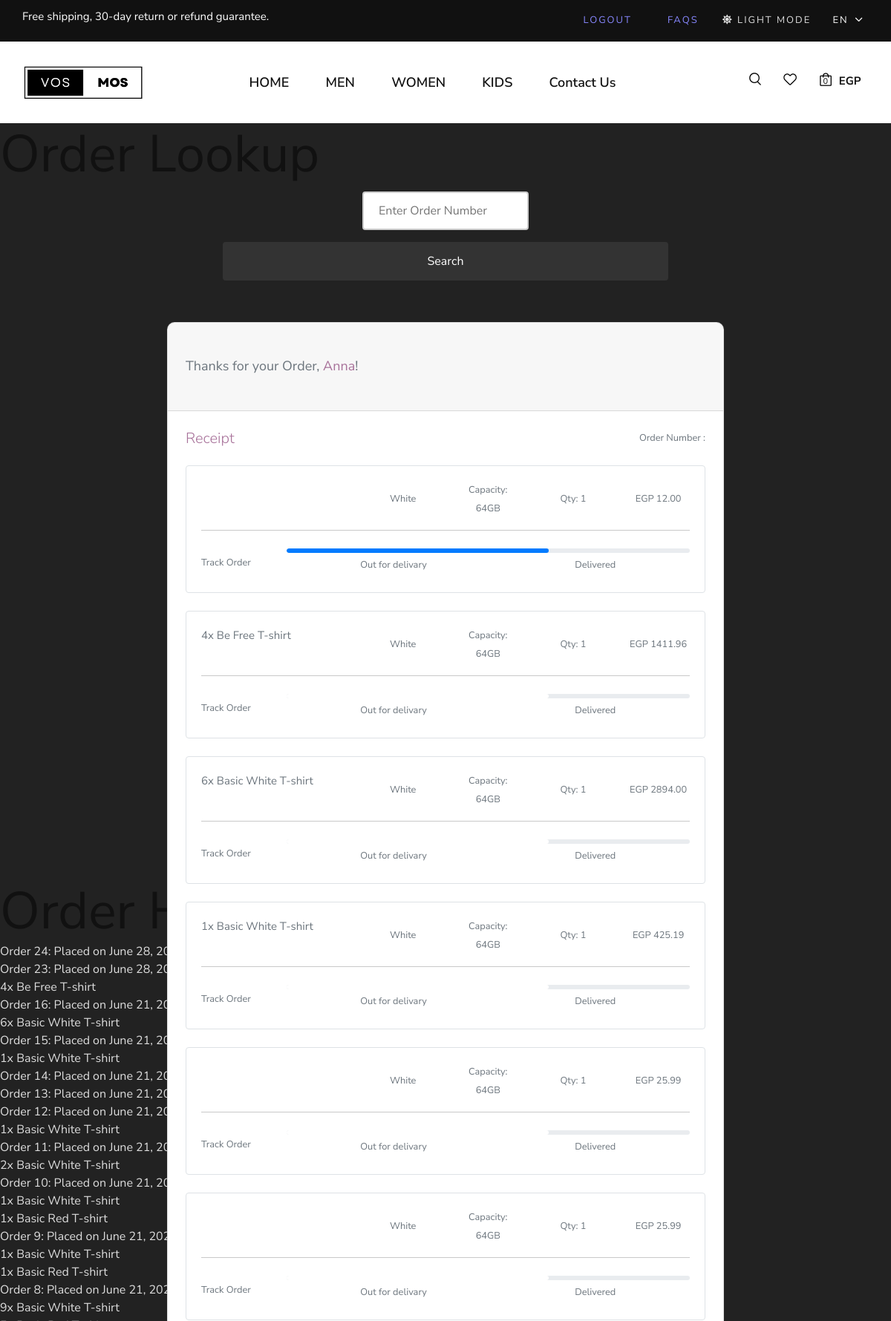
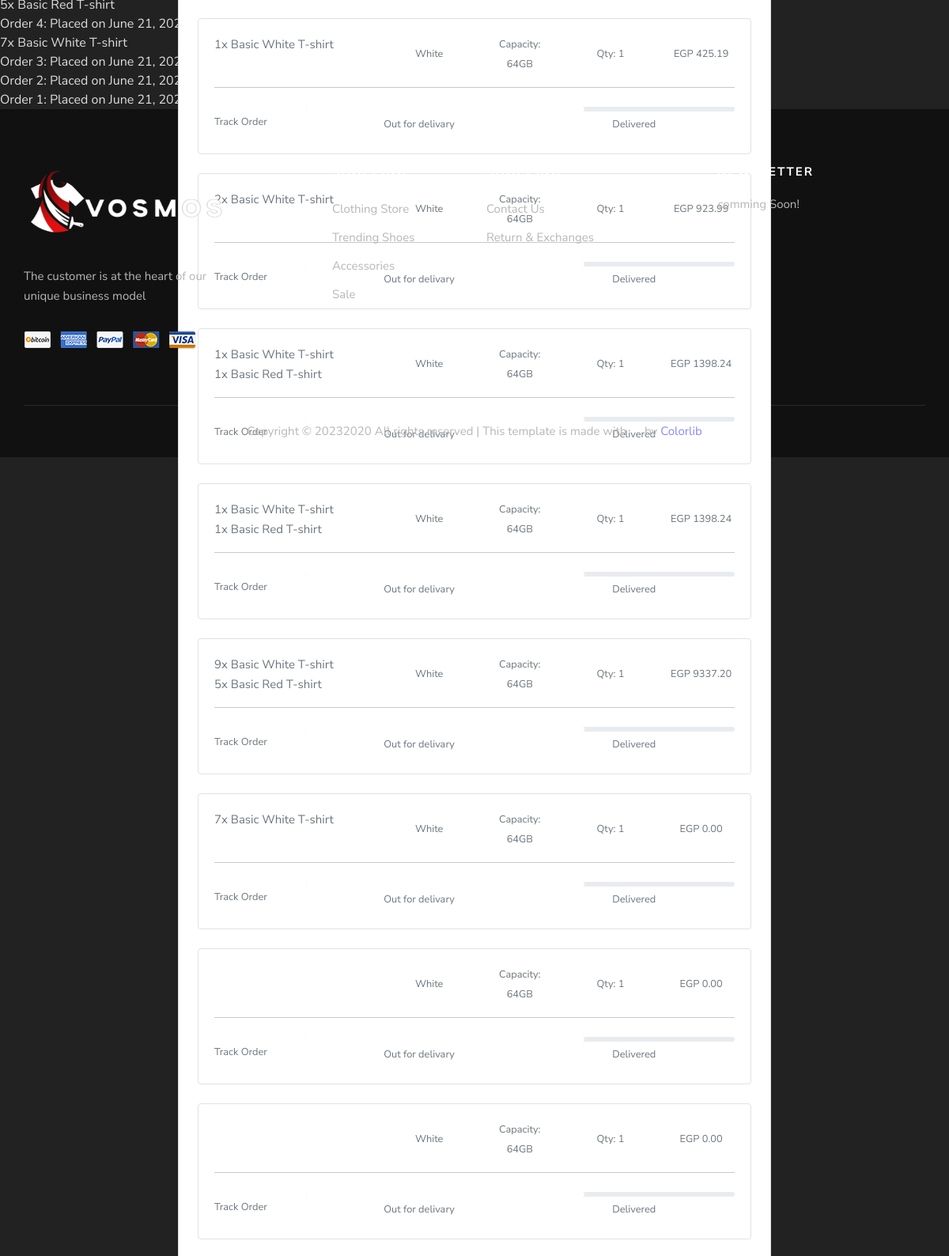
The page /orders (signed in, upper part) on the database its author committed (2 pictures, top to bottom).
### frontend/models.py (models this page shows, shortened)
class Order(models.Model):
    STATUS_CHOICES = [
        ('P', 'Placed'),
        ('S', 'Shipped'),
        ('D', 'Delivered'),
    ]
    PAYMENT_METHOD_CHOICES = (
        ('CC', 'Credit Card'),
        ('VS', 'Visa'),
        ('MC', 'Master Card'),
        ('COD', 'Cash On Delivery'),
        ('VF', 'Vodafone'),
        ('OG', 'Orange'),
        ('WE', 'Wepay'),
        ('PP', 'Paypal'),
        ('BT', 'Bank Transfer'),
    )
    user = models.ForeignKey(MyUser, on_delete=models.SET_NULL, blank=True, null=True)
    first_name = models.CharField(max_length=100)
    last_name = models.CharField(max_length=100)
    email = models.EmailField()
    address = models.CharField(max_length=250)
    city = models.CharField(max_length=100)
    created = models.DateTimeField(auto_now_add=True)
    updated = models.DateTimeField(auto_now=True)
    paid = models.BooleanField(default=False)
    final_price = models.DecimalField(max_digits=10, decimal_places=2)
    phone = models.CharField(max_length=100)
    coupon = models.ForeignKey(PromoCode, on_delete=models.SET_NULL, blank=True, null=True)
    order_number = models.CharField(max_length=32, null=False, editable=False)
    payment_method = models.CharField(max_length=20, choices=PAYMENT_METHOD_CHOICES, default='Credit Card')
    shipping_cost = models.DecimalField(max_digits=10, decimal_places=2, default=25.99)
    status = models.CharField(max_length=2, choices=STATUS_CHOICES, default='P')
    class Meta:
        ordering = ('-created',)

class OrderItem(models.Model):
    order = models.ForeignKey(Order, related_name='items', on_delete=models.CASCADE)
    product = models.ForeignKey(Product, related_name='order_items', on_delete=models.CASCADE)
    price = models.DecimalField(max_digits=10, decimal_places=2)
    quantity = models.PositiveIntegerField(default=1)
    customized = models.BooleanField(default=False)
    size = models.CharField(max_length=10, blank=True, null=True)
    color = models.CharField(max_length=10, blank=True, null=True)

class Product(models.Model):
    CATEGORY_CHOICES = (
        ('M', 'Men'),
        ('W', 'Women'),
        ('K', 'Kids'),
        ('A', 'Accessories'),
    )
    SUB_CATEGORY_CHOICES = (
    ('S', 'Shirt'),
    ('SW', 'Sport wear'),
    ('OW', 'Outwear')
    )
    LABEL_CHOICES = (
        ('NEW', 'primary'),
        ('BEST Seller', 'secondary'),
        ('N', '')
    )
    product_id = models.AutoField
    id = models.AutoField(primary_key=True, auto_created=True)
    product_name = models.CharField(max_length=50)
    category = models.CharField(choices=CATEGORY_CHOICES, max_length=2)
    label = models.CharField(choices=LABEL_CHOICES, max_length=11, default="")
    subcategory = models.CharField(choices= SUB_CATEGORY_CHOICES ,max_length=50, default="")
    price = models.FloatField(default=0)
    discount_price = models.FloatField(default=0)
    desc = models.CharField(max_length=300)
    pub_date = models.DateField()
    image = models.ImageField(upload_to="static/images", default="")
    material = models.CharField(max_length=50, default="Coton 100%")
    description = models.TextField(default="Description")

### frontend/views.py (the view, shortened to what this page needs)
# urls.py: path('orders', views.orders, name='orders'),
def orders(request):
    orders = Order.objects.filter(user=request.user)
    return render(request, 'order.html', {'orders': orders})

### frontend/templates/order.html (shortened to what this page needs)
{% extends 'layout.html' %}
{% block body %}
<h1>Order Lookup</h1>
<div class="search-container">
    <form action="{% url 'orders' %}" method="get">
        <input class="searchbar" type="text" placeholder="Enter Order Number" name="order_number">
        <button class="searchbutton" type="submit">Search</button>
    </form>
</div>
{% if user.is_authenticated %}
<section class="h-100 gradient-custom">
  <div class="container py-5 h-100">
    <div class="row d-flex justify-content-center align-items-center h-100">
      <div class="col-lg-10 col-xl-8">
        <div class="card" style="border-radius: 10px;">
          <div class="card-header px-4 py-5">
            <h5 class="text-muted mb-0">Thanks for your Order, <span style="color: #a8729a;">Anna</span>!</h5>
          </div>
          <div class="card-body p-4">
            <div class="d-flex justify-content-between align-items-center mb-4">
              <p class="lead fw-normal mb-0" style="color: #a8729a;">Receipt</p>
              <p class="small text-muted mb-0">Order Number : {{ order.order_number}}</p>
            </div>
            {% for order in orders %}
            <div class="card shadow-0 border mb-4">
              <div class="card-body">
                <div class="row">
                  <div class="col-md-4 text-left justify-content-center align-items-center">
                    {% for item in order.items.all %}
                    <p class="text-muted mb-0">{{ item.quantity }}x {{ item.product.product_name }} </p>
                    {% endfor %}
                  </div>
                  <div class="col-md-2 text-center d-flex justify-content-center align-items-center">
                    <p class="text-muted mb-0 small">White</p>
                  </div>
                  <div class="col-md-2 text-center d-flex justify-content-center align-items-center">
                    <p class="text-muted mb-0 small">Capacity: 64GB</p>
                  </div>
                  <div class="col-md-2 text-center d-flex justify-content-center align-items-center">
                    <p class="text-muted mb-0 small">Qty: 1</p>
                  </div>
                  <div class="col-md-2 text-center d-flex justify-content-center align-items-center">
                    <p class="text-muted mb-0 small">EGP {{ order.final_price }}</p>
                  </div>
                </div>
                <hr class="mb-4" style="background-color: #e0e0e0; opacity: 1;">
                <div class="row d-flex align-items-center">
                  <div class="col-md-2">
                    <p class="text-muted mb-0 small">Track Order</p>
                  </div>
                  <div class="col-md-10">
                    <div class="progress" style="height: 6px; border-radius: 16px;">
                      <div class="progress-bar" role="progressbar"
                        style="width: 65%; border-radius: 16px; background-color: #a8729a;" aria-valuenow="65"
                        aria-valuemin="0" aria-valuemax="100"></div>
                      </div>
                      <div class="d-flex justify-content-around mb-1">
                        <p class="text-muted mt-1 mb-0 small ms-xl-5">Out for delivary</p>
                        <p class="text-muted mt-1 mb-0 small ms-xl-5">Delivered</p>
                      </div>
                    </div>
                  </div>
                </div>
              </div>
              {% endfor %}
          </div>
        </div>
      </div>
    </div>
  </div>
</section>
  <h1>Order History</h1>
  <ul>
    {% for order in orders %}
      <li>
        Order {{ order.id }}: Placed on {{ order.created|date:"F d, Y" }}
        <ul>
          {% for item in order.items.all %}
            <li>{{ item.quantity }}x {{ item.product.product_name }} </li>
          {% endfor %}
        </ul>
      </li>
    {% endfor %}
</ul>
{% endif %}
{% endblock %}

### frontend/static/frontend/css/style.css (style rules this page uses)
html, body { height: 100%; font-family: "Nunito Sans", sans-serif; -webkit-font-smoothing: antialiased; }
h1, h2, h3, h4, h5, h6 { margin: 0; color: #111111; font-weight: 400; font-family: "Nunito Sans", sans-serif; }
h1 { font-size: 70px; }
h5 { font-size: 18px; }
p { font-size: 15px; font-family: "Nunito Sans", sans-serif; color: #3d3d3d; font-weight: 400; line-height: 25px; margin: 0 0 15px 0; }
ul, ol { padding: 0; margin: 0; }
@media only screen and (min-width: 1200px) { .container { max-width: 1170px; } }

### frontend/templates/layout.html (style rules this page uses)
body.night-mode { background-color: #222; color: #ddd; }
body.night-mode button { background-color: #333; color: #fff; }

### frontend/templates/order.html (style rules this page uses)
.search-container { width: 50%; margin: 0 auto; text-align: center; }
.search-container input[type="text"] { padding: 12px 20px; margin: 8px 0; box-sizing: border-box; border: 2px solid #ccc; border-radius: 4px; }
.search-container button { width: 100%; background-color: #4CAF50; color: white; padding: 14px 20px; margin: 8px 0; border: none; border-radius: 4px; cursor: pointer; }
.progress { height: 0.5rem; }

### rows shown on the page
Order: final_price "12.00", id "24", created "June 28, 2023"
Order: final_price "1411.96", id "23", created "June 28, 2023"
OrderItem: quantity "4", product.product_name "Be Free T-shirt"
Order: final_price "2894.00", id "16", created "June 21, 2023"
OrderItem: quantity "6", product.product_name "Basic White T-shirt"
Order: final_price "425.19", id "15", created "June 21, 2023"
OrderItem: quantity "1", product.product_name "Basic White T-shirt"
Order: final_price "25.99", id "14", created "June 21, 2023"
Order: final_price "25.99", id "13", created "June 21, 2023"
Order: final_price "425.19", id "12", created "June 21, 2023"
OrderItem: quantity "1", product.product_name "Basic White T-shirt"
Order: final_price "923.99", id "11", created "June 21, 2023"
OrderItem: product.product_name "Basic White T-shirt", quantity "2"
Order: final_price "1398.24", id "10", created "June 21, 2023"
OrderItem: quantity "1", product.product_name "Basic White T-shirt"
OrderItem: quantity "1", product.product_name "Basic Red T-shirt"
Order: final_price "1398.24", id "9", created "June 21, 2023"
OrderItem: quantity "1", product.product_name "Basic White T-shirt"
OrderItem: quantity "1", product.product_name "Basic Red T-shirt"
Order: final_price "9337.20", id "8", created "June 21, 2023"
OrderItem: quantity "9", product.product_name "Basic White T-shirt"
OrderItem: quantity "5", product.product_name "Basic Red T-shirt"
Order: final_price "0.00", id "4", created "June 21, 2023"
OrderItem: quantity "7", product.product_name "Basic White T-shirt"
Order: final_price "0.00", id "3", created "June 21, 2023"
Order: final_price "0.00", id "2", created "June 21, 2023"
Order: id "1", created "June 21, 2023"
